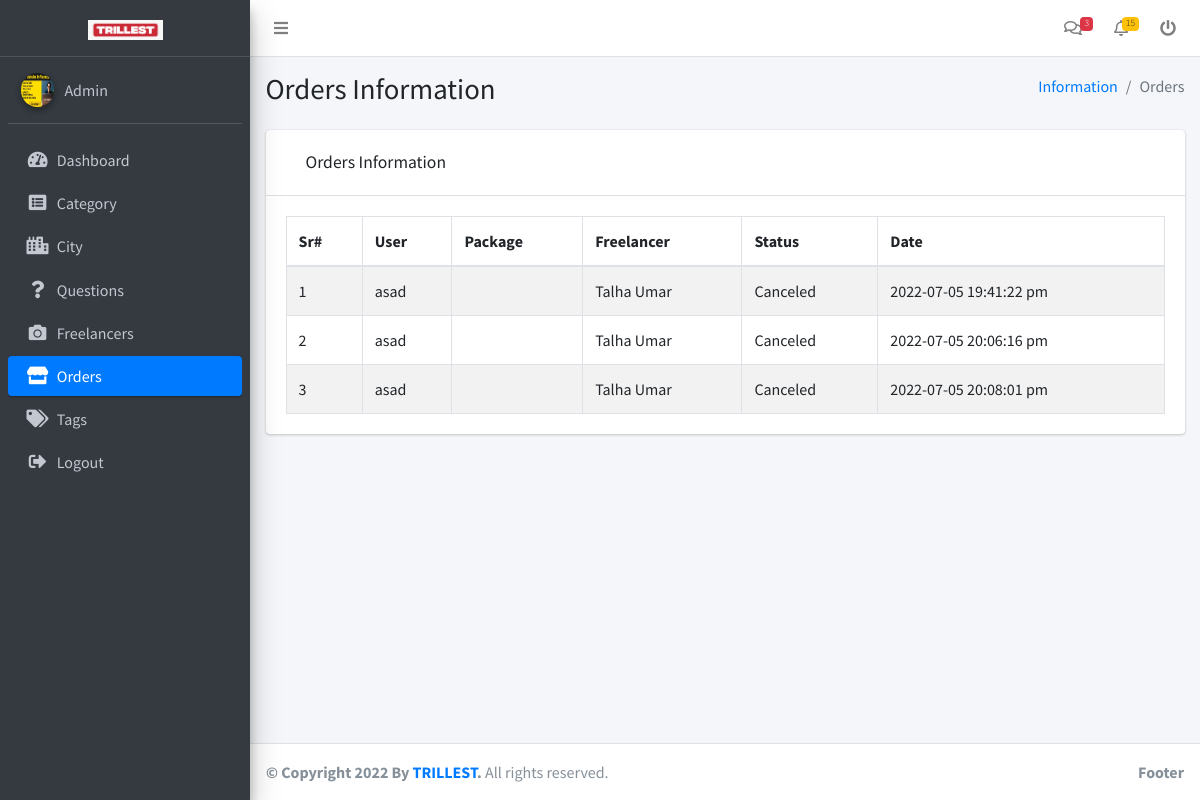
Screenshot of /admin/orders.php (signed in) with the database file from the repository.
### tables this page shows
CREATE TABLE `orders` (
  `id` int(11) NOT NULL,
  `pkg_id` int(11) NOT NULL,
  `user_id` int(11) NOT NULL,
  `freelancer_id` int(11) NOT NULL,
  `payment_id` int(11) NOT NULL,
  `status` int(1) NOT NULL,
  `order_date` varchar(255) NOT NULL
);

CREATE TABLE `users` (
  `id` int(11) NOT NULL,
  `name` varchar(255) NOT NULL,
  `email` varchar(255) NOT NULL,
  `mobile` varchar(255) NOT NULL,
  `password` varchar(255) NOT NULL,
  `profile_image` varchar(255) NOT NULL
);

CREATE TABLE `freelancer` (
  `id` int(11) NOT NULL,
  `cat_id` int(11) NOT NULL,
  `city_id` int(11) NOT NULL,
  `name` varchar(255) NOT NULL,
  `email` varchar(255) NOT NULL,
  `mobile` varchar(255) NOT NULL,
  `description` varchar(1000) NOT NULL,
  `password` varchar(255) NOT NULL,
  `profile_image` varchar(255) NOT NULL
);

### admin/orders.php (the view, shortened to what this page needs)
<?php
include 'others/dbconn.php';
 ?>
<?php include 'others/header.php'; ?>
<?php include 'others/sidebar.php'; ?>
  <div class="content-wrapper">
    <section class="content-header">
      <div class="container-fluid">
        <div class="row mb-2">
          <div class="col-sm-6">
            <h1>Orders Information</h1>
          </div>
          <div class="col-sm-6">
            <ol class="breadcrumb float-sm-right">
              <li class="breadcrumb-item"><a href="#">Information</a></li>
              <li class="breadcrumb-item active">Orders</li>
            </ol>
          </div>
        </div>
      </div>
    </section>
    <section class="content">
      <div class="container-fluid">
        <div class="row">
          <div class="col-12">
            <div class="card">
              <div class="card-header">
                <div class="row" style="padding: 10px 20px;">
                    <div class="col-md-6 col-sm-6 col-6">
                      <h3 class="card-title">Orders Information</h3>
                    </div>
                </div>
              </div>
              <div class="card-body">
                <table id="example1" class="table table-bordered table-striped">
                  <thead>
                  <tr>
                    <th>Sr#</th>
                    <th>User</th>
                    <th>Package</th>
                    <th>Freelancer</th>
                    <th>Status</th>
                    <th>Date</th>
                  </tr>
                  </thead>
                  <tbody>
                    <?php
                    $k=0;
                   $sql1 = "SELECT * FROM orders";
                    $result1 = $conn->query($sql1);
                   if ($result1->num_rows > 0) {
                     while($row = $result1->fetch_assoc()) {
                    ?>
                  <tr id="<?php echo $row['id'];?>">
                    <td><?php echo ++$k; ?></td>
                    <td><?php
                    $uid= $row['user_id'];
                   $sql2 = "SELECT * FROM users WHERE id='$uid'";
                    $result2 = $conn->query($sql2);
                    $row2 = $result2->fetch_assoc();
                    echo $row2['name'];
                  ?></td>
                   <td><?php
                  ?></td>
                    <td><?php
                    $fid= $row['freelancer_id'];
                   $sql4 = "SELECT * FROM freelancer WHERE id='$fid'";
                    $result4 = $conn->query($sql4);
                    $row4 = $result4->fetch_assoc();
                    echo $row4['name'];
                  ?></td>
                    <td><?php
                    if ($row['status']=='1') {
                       echo "Continue";
                     } elseif ($row['status']=='2') {
                       echo "Completed";
                     }
                     else{
                      echo "Canceled";
                     }
                     ?></td>
                    <td><?php echo $row['order_date']; ?></td>
                  </tr>
                   <?php } } else { ?>
                    <tr>
                      <th colspan="6">No Record Exists!!!!</th>
                    </tr>
                     <?php } ?>
                  </tbody>
                </table>
              </div>
            </div>
          </div>
        </div>
      </div>
    </section>
  </div>
  <?php include 'others/footer.php'; ?>

### admin/others/sidebar.php
<aside class="main-sidebar sidebar-dark-primary elevation-4">
  <a href="dashboard.php" class="brand-link" style="text-align: center;">
    <img src="img/logo2.jpeg" alt="AdminLTE Logo" width="75" class="img-fluid">
  </a>
  <div class="sidebar">
    <div class="user-panel mt-3 pb-3 mb-3 d-flex">
      <div class="image">
        <?php
    $sql = "SELECT * FROM admin";
    $result = $conn->query($sql);
    $row = $result->fetch_assoc();
   ?>
        <img src="<?php if($row['profile_image']!=''){echo $row['profile_image'];} else{
              echo "img/avatar.png";
             } ?>" class="img-circle elevation-2" alt="User Image">
      </div>
      <div class="info">
        <a href="profile.php" class="d-block">Admin</a>
      </div>
    </div>
    <nav class="mt-2">
      <ul class="nav nav-pills nav-sidebar flex-column" data-widget="treeview" role="menu" data-accordion="false">
        <li class="nav-item">
          <a href="dashboard.php" class="nav-link">
            <i class="nav-icon fas fa-tachometer-alt"></i>
            <p>
              Dashboard
            </p>
          </a>
        </li>
        <li class="nav-item">
          <a href="category.php" class="nav-link">
            <i class="nav-icon fas fa-list-alt"></i>
            <p>
              Category
            </p>
          </a>
        </li>
         <li class="nav-item">
          <a href="city.php" class="nav-link">
            <i class="nav-icon fas fa-city"></i>
            <p>
              City
            </p>
          </a>
        </li>
        <li class="nav-item">
          <a href="questions.php" class="nav-link">
            <i class="nav-icon fas fa-question"></i>
            <p>
              Questions
            </p>
          </a>
        </li>
      <li class="nav-item">
          <a href="freelancer.php" class="nav-link">
            <i class="nav-icon fas fa-camera"></i>
            <p>
              Freelancers
            </p>
          </a>
        </li>
        <li class="nav-item">
          <a href="orders.php" class="nav-link">
            <i class="nav-icon fas fa-store"></i>
            <p>
              Orders
            </p>
          </a>
        </li>
        <li class="nav-item">
          <a href="tags.php" class="nav-link">
            <i class="nav-icon fas fa-tags"></i>
            <p>
              Tags
            </p>
          </a>
        </li>
        <li class="nav-item">
          <a href="logout.php" class="nav-link">
            <i class="nav-icon fas fa-sign-out-alt"></i>
            <p>
              Logout
            </p>
          </a>
        </li>
      </ul>
    </nav>
  </div>
</aside>

### rows the page displays
orders: user.name "asad", freelancer.name "Talha Umar", status "Canceled", order_date "2022-07-05 19:41:22 pm"
orders: user.name "asad", freelancer.name "Talha Umar", status "Canceled", order_date "2022-07-05 20:06:16 pm"
orders: user.name "asad", freelancer.name "Talha Umar", status "Canceled", order_date "2022-07-05 20:08:01 pm"
